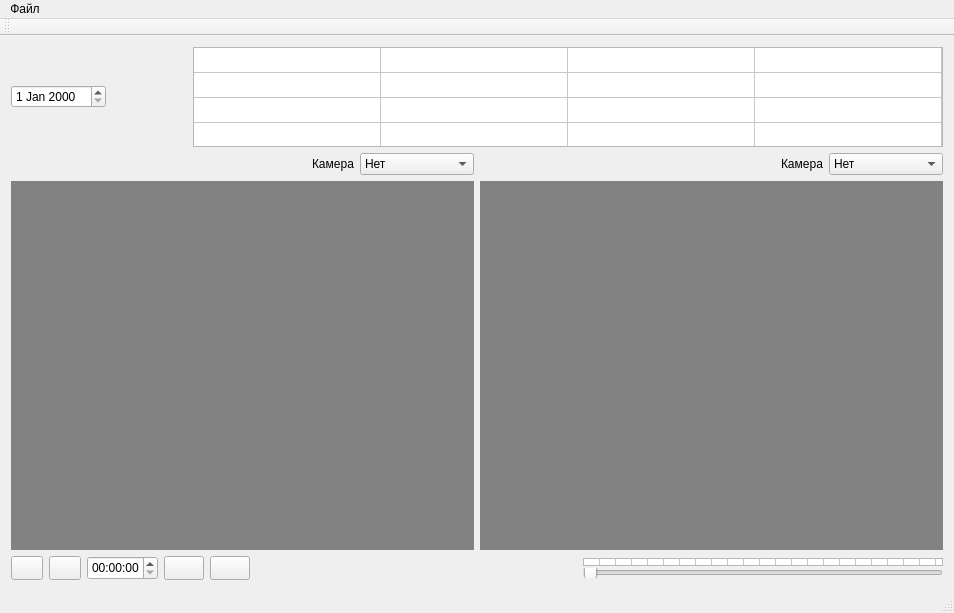
<?xml version="1.0" encoding="UTF-8"?>
<ui version="4.0">
 <class>MainWindow</class>
 <widget class="QMainWindow" name="MainWindow">
  <property name="geometry">
   <rect>
    <x>0</x>
    <y>0</y>
    <width>954</width>
    <height>613</height>
   </rect>
  </property>
  <property name="windowTitle">
   <string>MainWindow</string>
  </property>
  <widget class="QWidget" name="centralWidget">
   <layout class="QGridLayout" name="gridLayout">
    <item row="0" column="0">
     <layout class="QHBoxLayout" name="horizontalLayout_7">
      <property name="sizeConstraint">
       <enum>QLayout::SetFixedSize</enum>
      </property>
      <item>
       <widget class="QDateEdit" name="dateEdit"/>
      </item>
      <item>
       <spacer name="horizontalSpacer_3">
        <property name="orientation">
         <enum>Qt::Horizontal</enum>
        </property>
        <property name="sizeHint" stdset="0">
         <size>
          <width>40</width>
          <height>20</height>
         </size>
        </property>
       </spacer>
      </item>
      <item>
       <widget class="QTableWidget" name="tableWidget_2">
        <property name="minimumSize">
         <size>
          <width>750</width>
          <height>100</height>
         </size>
        </property>
        <property name="maximumSize">
         <size>
          <width>2000</width>
          <height>100</height>
         </size>
        </property>
        <property name="baseSize">
         <size>
          <width>900</width>
          <height>100</height>
         </size>
        </property>
        <property name="verticalScrollBarPolicy">
         <enum>Qt::ScrollBarAlwaysOff</enum>
        </property>
        <property name="horizontalScrollBarPolicy">
         <enum>Qt::ScrollBarAlwaysOff</enum>
        </property>
        <attribute name="horizontalHeaderVisible">
         <bool>false</bool>
        </attribute>
        <attribute name="horizontalHeaderCascadingSectionResizes">
         <bool>true</bool>
        </attribute>
        <attribute name="horizontalHeaderDefaultSectionSize">
         <number>187</number>
        </attribute>
        <attribute name="horizontalHeaderMinimumSectionSize">
         <number>8</number>
        </attribute>
        <attribute name="verticalHeaderVisible">
         <bool>false</bool>
        </attribute>
        <attribute name="verticalHeaderDefaultSectionSize">
         <number>25</number>
        </attribute>
        <attribute name="verticalHeaderMinimumSectionSize">
         <number>25</number>
        </attribute>
        <row>
         <property name="text">
          <string>Новая строка</string>
         </property>
        </row>
        <row>
         <property name="text">
          <string>Новая строка</string>
         </property>
        </row>
        <row>
         <property name="text">
          <string>Новая строка</string>
         </property>
        </row>
        <row>
         <property name="text">
          <string>Новая строка</string>
         </property>
        </row>
        <column>
         <property name="text">
          <string>Новый столбец</string>
         </property>
        </column>
        <column>
         <property name="text">
          <string>Новый столбец</string>
         </property>
        </column>
        <column>
         <property name="text">
          <string>Новый столбец</string>
         </property>
        </column>
        <column>
         <property name="text">
          <string>Новый столбец</string>
         </property>
        </column>
       </widget>
      </item>
     </layout>
    </item>
    <item row="1" column="0">
     <layout class="QHBoxLayout" name="horizontalLayout">
      <item>
       <layout class="QVBoxLayout" name="verticalLayout_2">
        <item>
         <layout class="QHBoxLayout" name="horizontalLayout_3">
          <item>
           <spacer name="horizontalSpacer_2">
            <property name="orientation">
             <enum>Qt::Horizontal</enum>
            </property>
            <property name="sizeHint" stdset="0">
             <size>
              <width>40</width>
              <height>20</height>
             </size>
            </property>
           </spacer>
          </item>
          <item>
           <widget class="QLabel" name="label">
            <property name="text">
             <string>Камера</string>
            </property>
           </widget>
          </item>
          <item>
           <widget class="QComboBox" name="comboBox_2">
            <item>
             <property name="text">
              <string>Нет</string>
             </property>
            </item>
            <item>
             <property name="text">
              <string>Вид вперед</string>
             </property>
            </item>
            <item>
             <property name="text">
              <string>Вид назад</string>
             </property>
            </item>
            <item>
             <property name="text">
              <string>Вид на сцепку</string>
             </property>
            </item>
            <item>
             <property name="text">
              <string>Вид на пульт 1</string>
             </property>
            </item>
            <item>
             <property name="text">
              <string>Вид на пульт 2</string>
             </property>
            </item>
           </widget>
          </item>
         </layout>
        </item>
        <item>
         <widget class="QWidget" name="widget_2" native="true">
          <property name="minimumSize">
           <size>
            <width>300</width>
            <height>300</height>
           </size>
          </property>
          <property name="baseSize">
           <size>
            <width>600</width>
            <height>500</height>
           </size>
          </property>
          <property name="palette">
           <palette>
            <active>
             <colorrole role="WindowText">
              <brush brushstyle="SolidPattern">
               <color alpha="255">
                <red>0</red>
                <green>0</green>
                <blue>0</blue>
               </color>
              </brush>
             </colorrole>
             <colorrole role="Button">
              <brush brushstyle="SolidPattern">
               <color alpha="255">
                <red>130</red>
                <green>130</green>
                <blue>130</blue>
               </color>
              </brush>
             </colorrole>
             <colorrole role="Light">
              <brush brushstyle="SolidPattern">
               <color alpha="255">
                <red>195</red>
                <green>195</green>
                <blue>195</blue>
               </color>
              </brush>
             </colorrole>
             <colorrole role="Midlight">
              <brush brushstyle="SolidPattern">
               <color alpha="255">
                <red>162</red>
                <green>162</green>
                <blue>162</blue>
               </color>
              </brush>
             </colorrole>
             <colorrole role="Dark">
              <brush brushstyle="SolidPattern">
               <color alpha="255">
                <red>65</red>
                <green>65</green>
                <blue>65</blue>
               </color>
              </brush>
             </colorrole>
             <colorrole role="Mid">
              <brush brushstyle="SolidPattern">
               <color alpha="255">
                <red>87</red>
                <green>87</green>
                <blue>87</blue>
               </color>
              </brush>
             </colorrole>
             <colorrole role="Text">
              <brush brushstyle="SolidPattern">
               <color alpha="255">
                <red>0</red>
                <green>0</green>
                <blue>0</blue>
               </color>
              </brush>
             </colorrole>
             <colorrole role="BrightText">
              <brush brushstyle="SolidPattern">
               <color alpha="255">
                <red>255</red>
                <green>255</green>
                <blue>255</blue>
               </color>
              </brush>
             </colorrole>
             <colorrole role="ButtonText">
              <brush brushstyle="SolidPattern">
               <color alpha="255">
                <red>0</red>
                <green>0</green>
                <blue>0</blue>
               </color>
              </brush>
             </colorrole>
             <colorrole role="Base">
              <brush brushstyle="SolidPattern">
               <color alpha="255">
                <red>255</red>
                <green>255</green>
                <blue>255</blue>
               </color>
              </brush>
             </colorrole>
             <colorrole role="Window">
              <brush brushstyle="SolidPattern">
               <color alpha="255">
                <red>130</red>
                <green>130</green>
                <blue>130</blue>
               </color>
              </brush>
             </colorrole>
             <colorrole role="Shadow">
              <brush brushstyle="SolidPattern">
               <color alpha="255">
                <red>0</red>
                <green>0</green>
                <blue>0</blue>
               </color>
              </brush>
             </colorrole>
             <colorrole role="AlternateBase">
              <brush brushstyle="SolidPattern">
               <color alpha="255">
                <red>192</red>
                <green>192</green>
                <blue>192</blue>
               </color>
              </brush>
             </colorrole>
             <colorrole role="ToolTipBase">
              <brush brushstyle="SolidPattern">
               <color alpha="255">
                <red>255</red>
                <green>255</green>
                <blue>220</blue>
               </color>
              </brush>
             </colorrole>
             <colorrole role="ToolTipText">
              <brush brushstyle="SolidPattern">
               <color alpha="255">
                <red>0</red>
                <green>0</green>
                <blue>0</blue>
               </color>
              </brush>
             </colorrole>
            </active>
            <inactive>
             <colorrole role="WindowText">
              <brush brushstyle="SolidPattern">
               <color alpha="255">
                <red>0</red>
                <green>0</green>
                <blue>0</blue>
               </color>
              </brush>
             </colorrole>
             <colorrole role="Button">
              <brush brushstyle="SolidPattern">
               <color alpha="255">
                <red>130</red>
                <green>130</green>
                <blue>130</blue>
               </color>
              </brush>
             </colorrole>
             <colorrole role="Light">
              <brush brushstyle="SolidPattern">
               <color alpha="255">
                <red>195</red>
                <green>195</green>
                <blue>195</blue>
               </color>
              </brush>
             </colorrole>
             <colorrole role="Midlight">
              <brush brushstyle="SolidPattern">
               <color alpha="255">
                <red>162</red>
                <green>162</green>
                <blue>162</blue>
               </color>
              </brush>
             </colorrole>
             <colorrole role="Dark">
              <brush brushstyle="SolidPattern">
               <color alpha="255">
                <red>65</red>
                <green>65</green>
                <blue>65</blue>
               </color>
              </brush>
             </colorrole>
             <colorrole role="Mid">
              <brush brushstyle="SolidPattern">
               <color alpha="255">
                <red>87</red>
                <green>87</green>
                <blue>87</blue>
               </color>
              </brush>
             </colorrole>
             <colorrole role="Text">
              <brush brushstyle="SolidPattern">
               <color alpha="255">
                <red>0</red>
                <green>0</green>
                <blue>0</blue>
               </color>
              </brush>
             </colorrole>
             <colorrole role="BrightText">
              <brush brushstyle="SolidPattern">
               <color alpha="255">
                <red>255</red>
                <green>255</green>
                <blue>255</blue>
               </color>
              </brush>
             </colorrole>
             <colorrole role="ButtonText">
              <brush brushstyle="SolidPattern">
               <color alpha="255">
                <red>0</red>
                <green>0</green>
                <blue>0</blue>
               </color>
              </brush>
             </colorrole>
             <colorrole role="Base">
              <brush brushstyle="SolidPattern">
               <color alpha="255">
                <red>255</red>
                <green>255</green>
                <blue>255</blue>
               </color>
              </brush>
             </colorrole>
             <colorrole role="Window">
              <brush brushstyle="SolidPattern">
               <color alpha="255">
                <red>130</red>
                <green>130</green>
                <blue>130</blue>
               </color>
              </brush>
             </colorrole>
             <colorrole role="Shadow">
              <brush brushstyle="SolidPattern">
               <color alpha="255">
                <red>0</red>
                <green>0</green>
                <blue>0</blue>
               </color>
              </brush>
             </colorrole>
             <colorrole role="AlternateBase">
              <brush brushstyle="SolidPattern">
               <color alpha="255">
                <red>192</red>
                <green>192</green>
                <blue>192</blue>
               </color>
              </brush>
             </colorrole>
             <colorrole role="ToolTipBase">
              <brush brushstyle="SolidPattern">
               <color alpha="255">
                <red>255</red>
                <green>255</green>
                <blue>220</blue>
               </color>
              </brush>
             </colorrole>
             <colorrole role="ToolTipText">
              <brush brushstyle="SolidPattern">
               <color alpha="255">
                <red>0</red>
                <green>0</green>
                <blue>0</blue>
               </color>
              </brush>
             </colorrole>
            </inactive>
            <disabled>
             <colorrole role="WindowText">
              <brush brushstyle="SolidPattern">
               <color alpha="255">
                <red>65</red>
                <green>65</green>
                <blue>65</blue>
               </color>
              </brush>
             </colorrole>
             <colorrole role="Button">
              <brush brushstyle="SolidPattern">
               <color alpha="255">
                <red>130</red>
                <green>130</green>
                <blue>130</blue>
               </color>
              </brush>
             </colorrole>
             <colorrole role="Light">
              <brush brushstyle="SolidPattern">
               <color alpha="255">
                <red>195</red>
                <green>195</green>
                <blue>195</blue>
               </color>
              </brush>
             </colorrole>
             <colorrole role="Midlight">
              <brush brushstyle="SolidPattern">
               <color alpha="255">
                <red>162</red>
                <green>162</green>
                <blue>162</blue>
               </color>
              </brush>
             </colorrole>
             <colorrole role="Dark">
              <brush brushstyle="SolidPattern">
               <color alpha="255">
                <red>65</red>
                <green>65</green>
                <blue>65</blue>
               </color>
              </brush>
             </colorrole>
             <colorrole role="Mid">
              <brush brushstyle="SolidPattern">
               <color alpha="255">
                <red>87</red>
                <green>87</green>
                <blue>87</blue>
               </color>
              </brush>
             </colorrole>
             <colorrole role="Text">
              <brush brushstyle="SolidPattern">
               <color alpha="255">
                <red>65</red>
                <green>65</green>
                <blue>65</blue>
               </color>
              </brush>
             </colorrole>
             <colorrole role="BrightText">
              <brush brushstyle="SolidPattern">
               <color alpha="255">
                <red>255</red>
                <green>255</green>
                <blue>255</blue>
               </color>
              </brush>
             </colorrole>
             <colorrole role="ButtonText">
              <brush brushstyle="SolidPattern">
               <color alpha="255">
                <red>65</red>
                <green>65</green>
                <blue>65</blue>
               </color>
              </brush>
             </colorrole>
             <colorrole role="Base">
              <brush brushstyle="SolidPattern">
               <color alpha="255">
                <red>130</red>
                <green>130</green>
                <blue>130</blue>
               </color>
              </brush>
             </colorrole>
             <colorrole role="Window">
              <brush brushstyle="SolidPattern">
               <color alpha="255">
                <red>130</red>
                <green>130</green>
                <blue>130</blue>
               </color>
              </brush>
             </colorrole>
             <colorrole role="Shadow">
              <brush brushstyle="SolidPattern">
               <color alpha="255">
                <red>0</red>
                <green>0</green>
                <blue>0</blue>
               </color>
              </brush>
             </colorrole>
             <colorrole role="AlternateBase">
              <brush brushstyle="SolidPattern">
               <color alpha="255">
                <red>130</red>
                <green>130</green>
                <blue>130</blue>
               </color>
              </brush>
             </colorrole>
             <colorrole role="ToolTipBase">
              <brush brushstyle="SolidPattern">
               <color alpha="255">
                <red>255</red>
                <green>255</green>
                <blue>220</blue>
               </color>
              </brush>
             </colorrole>
             <colorrole role="ToolTipText">
              <brush brushstyle="SolidPattern">
               <color alpha="255">
                <red>0</red>
                <green>0</green>
                <blue>0</blue>
               </color>
              </brush>
             </colorrole>
            </disabled>
           </palette>
          </property>
          <property name="autoFillBackground">
           <bool>true</bool>
          </property>
         </widget>
        </item>
       </layout>
      </item>
      <item>
       <layout class="QVBoxLayout" name="verticalLayout">
        <item>
         <layout class="QHBoxLayout" name="horizontalLayout_2">
          <item>
           <spacer name="horizontalSpacer">
            <property name="orientation">
             <enum>Qt::Horizontal</enum>
            </property>
            <property name="sizeHint" stdset="0">
             <size>
              <width>40</width>
              <height>20</height>
             </size>
            </property>
           </spacer>
          </item>
          <item>
           <widget class="QLabel" name="label_2">
            <property name="text">
             <string>Камера</string>
            </property>
           </widget>
          </item>
          <item>
           <widget class="QComboBox" name="comboBox">
            <item>
             <property name="text">
              <string>Нет</string>
             </property>
            </item>
            <item>
             <property name="text">
              <string>Вид вперед</string>
             </property>
            </item>
            <item>
             <property name="text">
              <string>Вид назад</string>
             </property>
            </item>
            <item>
             <property name="text">
              <string>Вид на сцепку</string>
             </property>
            </item>
            <item>
             <property name="text">
              <string>Вид на пульт 1</string>
             </property>
            </item>
            <item>
             <property name="text">
              <string>Вид на пульт 2</string>
             </property>
            </item>
           </widget>
          </item>
         </layout>
        </item>
        <item>
         <widget class="QWidget" name="widget" native="true">
          <property name="minimumSize">
           <size>
            <width>300</width>
            <height>300</height>
           </size>
          </property>
          <property name="palette">
           <palette>
            <active>
             <colorrole role="WindowText">
              <brush brushstyle="SolidPattern">
               <color alpha="255">
                <red>0</red>
                <green>0</green>
                <blue>0</blue>
               </color>
              </brush>
             </colorrole>
             <colorrole role="Button">
              <brush brushstyle="SolidPattern">
               <color alpha="255">
                <red>130</red>
                <green>130</green>
                <blue>130</blue>
               </color>
              </brush>
             </colorrole>
             <colorrole role="Light">
              <brush brushstyle="SolidPattern">
               <color alpha="255">
                <red>195</red>
                <green>195</green>
                <blue>195</blue>
               </color>
              </brush>
             </colorrole>
             <colorrole role="Midlight">
              <brush brushstyle="SolidPattern">
               <color alpha="255">
                <red>162</red>
                <green>162</green>
                <blue>162</blue>
               </color>
              </brush>
             </colorrole>
             <colorrole role="Dark">
              <brush brushstyle="SolidPattern">
               <color alpha="255">
                <red>65</red>
                <green>65</green>
                <blue>65</blue>
               </color>
              </brush>
             </colorrole>
             <colorrole role="Mid">
              <brush brushstyle="SolidPattern">
               <color alpha="255">
                <red>87</red>
                <green>87</green>
                <blue>87</blue>
               </color>
              </brush>
             </colorrole>
             <colorrole role="Text">
              <brush brushstyle="SolidPattern">
               <color alpha="255">
                <red>0</red>
                <green>0</green>
                <blue>0</blue>
               </color>
              </brush>
             </colorrole>
             <colorrole role="BrightText">
              <brush brushstyle="SolidPattern">
               <color alpha="255">
                <red>255</red>
                <green>255</green>
                <blue>255</blue>
               </color>
              </brush>
             </colorrole>
             <colorrole role="ButtonText">
              <brush brushstyle="SolidPattern">
               <color alpha="255">
                <red>0</red>
                <green>0</green>
                <blue>0</blue>
               </color>
              </brush>
             </colorrole>
             <colorrole role="Base">
              <brush brushstyle="SolidPattern">
               <color alpha="255">
                <red>255</red>
                <green>255</green>
                <blue>255</blue>
               </color>
              </brush>
             </colorrole>
             <colorrole role="Window">
              <brush brushstyle="SolidPattern">
               <color alpha="255">
                <red>130</red>
                <green>130</green>
                <blue>130</blue>
               </color>
              </brush>
             </colorrole>
             <colorrole role="Shadow">
              <brush brushstyle="SolidPattern">
               <color alpha="255">
                <red>0</red>
                <green>0</green>
                <blue>0</blue>
               </color>
              </brush>
             </colorrole>
             <colorrole role="AlternateBase">
              <brush brushstyle="SolidPattern">
               <color alpha="255">
                <red>192</red>
                <green>192</green>
                <blue>192</blue>
               </color>
              </brush>
             </colorrole>
             <colorrole role="ToolTipBase">
              <brush brushstyle="SolidPattern">
               <color alpha="255">
                <red>255</red>
                <green>255</green>
                <blue>220</blue>
               </color>
              </brush>
             </colorrole>
             <colorrole role="ToolTipText">
              <brush brushstyle="SolidPattern">
               <color alpha="255">
                <red>0</red>
                <green>0</green>
                <blue>0</blue>
               </color>
              </brush>
             </colorrole>
            </active>
            <inactive>
             <colorrole role="WindowText">
              <brush brushstyle="SolidPattern">
               <color alpha="255">
                <red>0</red>
                <green>0</green>
                <blue>0</blue>
               </color>
              </brush>
             </colorrole>
             <colorrole role="Button">
              <brush brushstyle="SolidPattern">
               <color alpha="255">
                <red>130</red>
                <green>130</green>
                <blue>130</blue>
               </color>
              </brush>
             </colorrole>
             <colorrole role="Light">
              <brush brushstyle="SolidPattern">
               <color alpha="255">
                <red>195</red>
                <green>195</green>
                <blue>195</blue>
               </color>
              </brush>
             </colorrole>
             <colorrole role="Midlight">
              <brush brushstyle="SolidPattern">
               <color alpha="255">
                <red>162</red>
                <green>162</green>
                <blue>162</blue>
               </color>
              </brush>
             </colorrole>
             <colorrole role="Dark">
              <brush brushstyle="SolidPattern">
               <color alpha="255">
                <red>65</red>
                <green>65</green>
                <blue>65</blue>
               </color>
              </brush>
             </colorrole>
             <colorrole role="Mid">
              <brush brushstyle="SolidPattern">
               <color alpha="255">
                <red>87</red>
                <green>87</green>
                <blue>87</blue>
               </color>
              </brush>
             </colorrole>
             <colorrole role="Text">
              <brush brushstyle="SolidPattern">
               <color alpha="255">
                <red>0</red>
                <green>0</green>
                <blue>0</blue>
               </color>
              </brush>
             </colorrole>
             <colorrole role="BrightText">
              <brush brushstyle="SolidPattern">
               <color alpha="255">
                <red>255</red>
                <green>255</green>
                <blue>255</blue>
               </color>
              </brush>
             </colorrole>
             <colorrole role="ButtonText">
              <brush brushstyle="SolidPattern">
               <color alpha="255">
                <red>0</red>
                <green>0</green>
                <blue>0</blue>
               </color>
              </brush>
             </colorrole>
             <colorrole role="Base">
              <brush brushstyle="SolidPattern">
               <color alpha="255">
                <red>255</red>
                <green>255</green>
                <blue>255</blue>
               </color>
              </brush>
             </colorrole>
             <colorrole role="Window">
              <brush brushstyle="SolidPattern">
               <color alpha="255">
                <red>130</red>
                <green>130</green>
                <blue>130</blue>
               </color>
              </brush>
             </colorrole>
             <colorrole role="Shadow">
              <brush brushstyle="SolidPattern">
               <color alpha="255">
                <red>0</red>
                <green>0</green>
                <blue>0</blue>
               </color>
              </brush>
             </colorrole>
             <colorrole role="AlternateBase">
              <brush brushstyle="SolidPattern">
               <color alpha="255">
                <red>192</red>
                <green>192</green>
                <blue>192</blue>
               </color>
              </brush>
             </colorrole>
             <colorrole role="ToolTipBase">
              <brush brushstyle="SolidPattern">
               <color alpha="255">
                <red>255</red>
                <green>255</green>
                <blue>220</blue>
               </color>
              </brush>
             </colorrole>
             <colorrole role="ToolTipText">
              <brush brushstyle="SolidPattern">
               <color alpha="255">
                <red>0</red>
                <green>0</green>
                <blue>0</blue>
               </color>
              </brush>
             </colorrole>
            </inactive>
            <disabled>
             <colorrole role="WindowText">
              <brush brushstyle="SolidPattern">
               <color alpha="255">
                <red>65</red>
                <green>65</green>
                <blue>65</blue>
               </color>
              </brush>
             </colorrole>
             <colorrole role="Button">
              <brush brushstyle="SolidPattern">
               <color alpha="255">
                <red>130</red>
                <green>130</green>
                <blue>130</blue>
               </color>
              </brush>
             </colorrole>
             <colorrole role="Light">
              <brush brushstyle="SolidPattern">
               <color alpha="255">
                <red>195</red>
                <green>195</green>
                <blue>195</blue>
               </color>
              </brush>
             </colorrole>
             <colorrole role="Midlight">
              <brush brushstyle="SolidPattern">
               <color alpha="255">
                <red>162</red>
                <green>162</green>
                <blue>162</blue>
               </color>
              </brush>
             </colorrole>
             <colorrole role="Dark">
              <brush brushstyle="SolidPattern">
               <color alpha="255">
                <red>65</red>
                <green>65</green>
                <blue>65</blue>
               </color>
              </brush>
             </colorrole>
             <colorrole role="Mid">
              <brush brushstyle="SolidPattern">
               <color alpha="255">
                <red>87</red>
                <green>87</green>
                <blue>87</blue>
               </color>
              </brush>
             </colorrole>
             <colorrole role="Text">
              <brush brushstyle="SolidPattern">
               <color alpha="255">
                <red>65</red>
                <green>65</green>
                <blue>65</blue>
               </color>
              </brush>
             </colorrole>
             <colorrole role="BrightText">
              <brush brushstyle="SolidPattern">
               <color alpha="255">
                <red>255</red>
                <green>255</green>
                <blue>255</blue>
               </color>
              </brush>
             </colorrole>
             <colorrole role="ButtonText">
              <brush brushstyle="SolidPattern">
               <color alpha="255">
                <red>65</red>
                <green>65</green>
                <blue>65</blue>
               </color>
              </brush>
             </colorrole>
             <colorrole role="Base">
              <brush brushstyle="SolidPattern">
               <color alpha="255">
                <red>130</red>
                <green>130</green>
                <blue>130</blue>
               </color>
              </brush>
             </colorrole>
             <colorrole role="Window">
              <brush brushstyle="SolidPattern">
               <color alpha="255">
                <red>130</red>
                <green>130</green>
                <blue>130</blue>
               </color>
              </brush>
             </colorrole>
             <colorrole role="Shadow">
              <brush brushstyle="SolidPattern">
               <color alpha="255">
                <red>0</red>
                <green>0</green>
                <blue>0</blue>
               </color>
              </brush>
             </colorrole>
             <colorrole role="AlternateBase">
              <brush brushstyle="SolidPattern">
               <color alpha="255">
                <red>130</red>
                <green>130</green>
                <blue>130</blue>
               </color>
              </brush>
             </colorrole>
             <colorrole role="ToolTipBase">
              <brush brushstyle="SolidPattern">
               <color alpha="255">
                <red>255</red>
                <green>255</green>
                <blue>220</blue>
               </color>
              </brush>
             </colorrole>
             <colorrole role="ToolTipText">
              <brush brushstyle="SolidPattern">
               <color alpha="255">
                <red>0</red>
                <green>0</green>
                <blue>0</blue>
               </color>
              </brush>
             </colorrole>
            </disabled>
           </palette>
          </property>
          <property name="autoFillBackground">
           <bool>true</bool>
          </property>
         </widget>
        </item>
       </layout>
      </item>
     </layout>
    </item>
    <item row="2" column="0">
     <layout class="QHBoxLayout" name="horizontalLayout_6">
      <item>
       <widget class="QPushButton" name="previousTimeSegment">
        <property name="minimumSize">
         <size>
          <width>32</width>
          <height>24</height>
         </size>
        </property>
        <property name="maximumSize">
         <size>
          <width>32</width>
          <height>24</height>
         </size>
        </property>
        <property name="text">
         <string/>
        </property>
       </widget>
      </item>
      <item>
       <widget class="QPushButton" name="playButton">
        <property name="minimumSize">
         <size>
          <width>32</width>
          <height>24</height>
         </size>
        </property>
        <property name="maximumSize">
         <size>
          <width>32</width>
          <height>24</height>
         </size>
        </property>
        <property name="text">
         <string/>
        </property>
       </widget>
      </item>
      <item>
       <widget class="QTimeEdit" name="timeEdit">
        <property name="minimumSize">
         <size>
          <width>71</width>
          <height>24</height>
         </size>
        </property>
        <property name="maximumSize">
         <size>
          <width>71</width>
          <height>24</height>
         </size>
        </property>
       </widget>
      </item>
      <item>
       <widget class="QPushButton" name="stopButton">
        <property name="minimumSize">
         <size>
          <width>32</width>
          <height>24</height>
         </size>
        </property>
        <property name="text">
         <string/>
        </property>
       </widget>
      </item>
      <item>
       <widget class="QPushButton" name="nextTimeSegment">
        <property name="minimumSize">
         <size>
          <width>32</width>
          <height>24</height>
         </size>
        </property>
        <property name="text">
         <string/>
        </property>
       </widget>
      </item>
      <item>
       <spacer name="horizontalSpacer_4">
        <property name="orientation">
         <enum>Qt::Horizontal</enum>
        </property>
        <property name="sizeHint" stdset="0">
         <size>
          <width>40</width>
          <height>20</height>
         </size>
        </property>
       </spacer>
      </item>
      <item>
       <layout class="QVBoxLayout" name="verticalLayout_3">
        <property name="spacing">
         <number>0</number>
        </property>
        <item>
         <widget class="QTableWidget" name="tableWidget">
          <property name="sizePolicy">
           <sizepolicy hsizetype="Fixed" vsizetype="Fixed">
            <horstretch>0</horstretch>
            <verstretch>0</verstretch>
           </sizepolicy>
          </property>
          <property name="minimumSize">
           <size>
            <width>360</width>
            <height>8</height>
           </size>
          </property>
          <property name="maximumSize">
           <size>
            <width>360</width>
            <height>8</height>
           </size>
          </property>
          <property name="font">
           <font>
            <pointsize>7</pointsize>
           </font>
          </property>
          <property name="verticalScrollBarPolicy">
           <enum>Qt::ScrollBarAlwaysOff</enum>
          </property>
          <property name="horizontalScrollBarPolicy">
           <enum>Qt::ScrollBarAlwaysOff</enum>
          </property>
          <property name="autoScroll">
           <bool>false</bool>
          </property>
          <property name="autoScrollMargin">
           <number>0</number>
          </property>
          <property name="rowCount">
           <number>1</number>
          </property>
          <property name="columnCount">
           <number>24</number>
          </property>
          <attribute name="horizontalHeaderVisible">
           <bool>false</bool>
          </attribute>
          <attribute name="horizontalHeaderCascadingSectionResizes">
           <bool>false</bool>
          </attribute>
          <attribute name="horizontalHeaderDefaultSectionSize">
           <number>15</number>
          </attribute>
          <attribute name="horizontalHeaderHighlightSections">
           <bool>true</bool>
          </attribute>
          <attribute name="horizontalHeaderMinimumSectionSize">
           <number>15</number>
          </attribute>
          <attribute name="verticalHeaderVisible">
           <bool>false</bool>
          </attribute>
          <attribute name="verticalHeaderDefaultSectionSize">
           <number>10</number>
          </attribute>
          <attribute name="verticalHeaderHighlightSections">
           <bool>true</bool>
          </attribute>
          <attribute name="verticalHeaderMinimumSectionSize">
           <number>10</number>
          </attribute>
          <row/>
          <column>
           <property name="text">
            <string>0</string>
           </property>
          </column>
          <column>
           <property name="text">
            <string>1</string>
           </property>
          </column>
          <column>
           <property name="text">
            <string>2</string>
           </property>
          </column>
          <column>
           <property name="text">
            <string>3</string>
           </property>
          </column>
          <column>
           <property name="text">
            <string>4</string>
           </property>
          </column>
          <column>
           <property name="text">
            <string>Новый столбец</string>
           </property>
          </column>
          <column>
           <property name="text">
            <string>5</string>
           </property>
          </column>
          <column>
           <property name="text">
            <string>6</string>
           </property>
          </column>
          <column>
           <property name="text">
            <string>7</string>
           </property>
          </column>
          <column>
           <property name="text">
            <string>8</string>
           </property>
          </column>
          <column>
           <property name="text">
            <string>9</string>
           </property>
          </column>
          <column>
           <property name="text">
            <string>10</string>
           </property>
          </column>
          <column>
           <property name="text">
            <string>12</string>
           </property>
          </column>
          <column/>
          <column/>
          <column/>
          <column/>
          <column/>
          <column/>
          <column/>
          <column/>
          <column/>
          <column/>
          <column/>
         </widget>
        </item>
        <item>
         <widget class="QSlider" name="horizontalSlider">
          <property name="maximumSize">
           <size>
            <width>360</width>
            <height>10</height>
           </size>
          </property>
          <property name="maximum">
           <number>86400</number>
          </property>
          <property name="singleStep">
           <number>1</number>
          </property>
          <property name="pageStep">
           <number>60</number>
          </property>
          <property name="orientation">
           <enum>Qt::Horizontal</enum>
          </property>
          <property name="tickPosition">
           <enum>QSlider::NoTicks</enum>
          </property>
          <property name="tickInterval">
           <number>3600</number>
          </property>
         </widget>
        </item>
       </layout>
      </item>
     </layout>
    </item>
    <item row="3" column="0">
     <layout class="QHBoxLayout" name="horizontalLayout_4"/>
    </item>
    <item row="4" column="0">
     <layout class="QHBoxLayout" name="horizontalLayout_5"/>
    </item>
   </layout>
  </widget>
  <widget class="QMenuBar" name="menuBar">
   <property name="geometry">
    <rect>
     <x>0</x>
     <y>0</y>
     <width>954</width>
     <height>21</height>
    </rect>
   </property>
   <widget class="QMenu" name="menu">
    <property name="title">
     <string>Файл</string>
    </property>
    <addaction name="action"/>
    <addaction name="action_2"/>
    <addaction name="action_3"/>
   </widget>
   <addaction name="menu"/>
  </widget>
  <widget class="QToolBar" name="mainToolBar">
   <attribute name="toolBarArea">
    <enum>TopToolBarArea</enum>
   </attribute>
   <attribute name="toolBarBreak">
    <bool>false</bool>
   </attribute>
  </widget>
  <widget class="QStatusBar" name="statusBar"/>
  <action name="action">
   <property name="text">
    <string>Выбрать рабочую директорию</string>
   </property>
  </action>
  <action name="action_2">
   <property name="text">
    <string>Выбрать файл</string>
   </property>
  </action>
  <action name="action_3">
   <property name="text">
    <string>Выход</string>
   </property>
  </action>
 </widget>
 <layoutdefault spacing="6" margin="11"/>
 <resources/>
 <connections/>
</ui>
